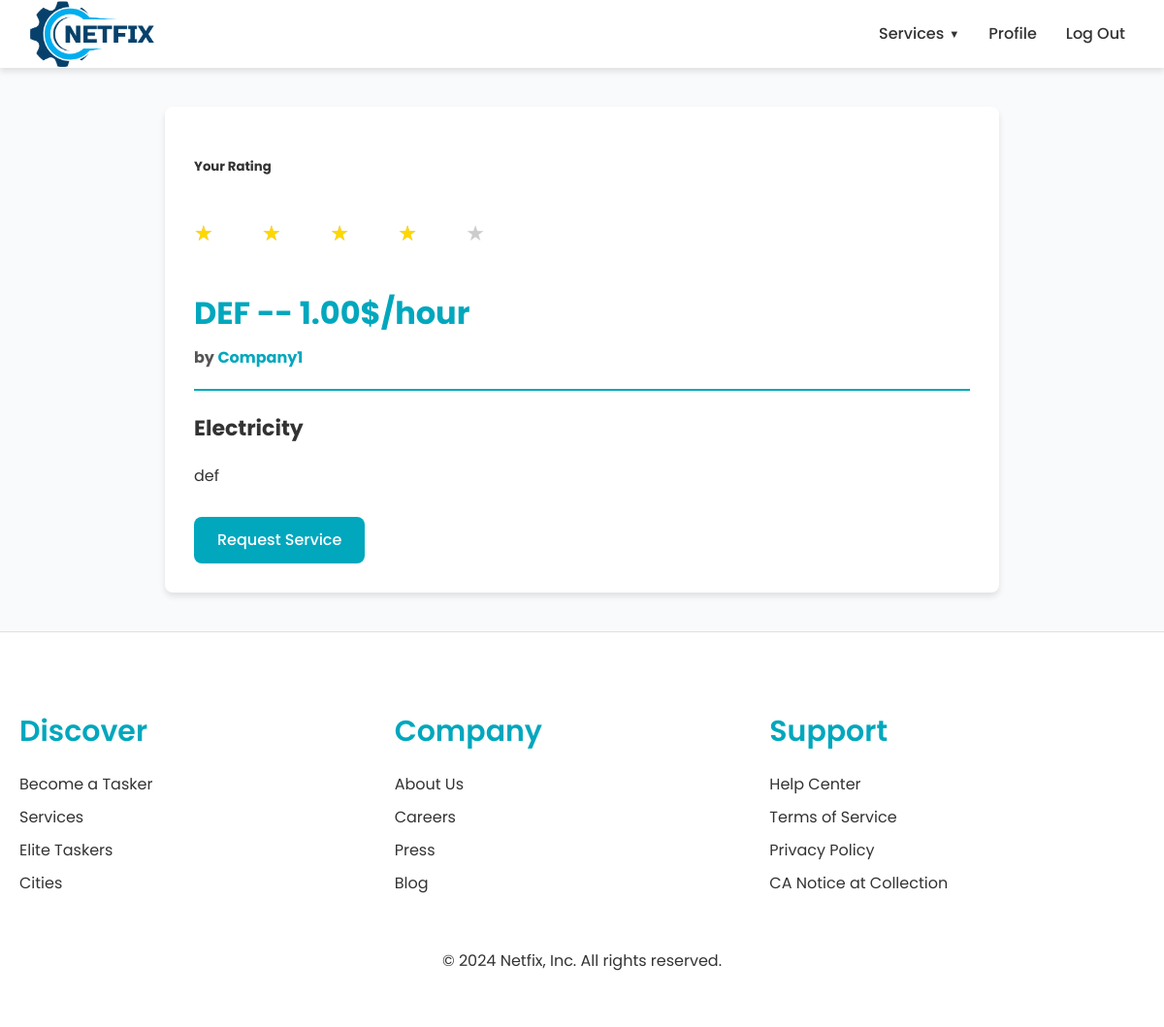
The page /services/2/ (signed in) on the database its author committed.
### services/models.py (models this page shows, shortened)
class Service(models.Model):
    name = models.CharField(max_length=40)
    description = models.TextField()
    price_hour = models.DecimalField(decimal_places=2, max_digits=100)
    date = models.DateTimeField(auto_now=True, null=False)
    CATEGORY_CHOICES = (
        ('Air Conditioner', 'Air Conditioner'),
        ('Carpentry', 'Carpentry'),
        ('Electricity', 'Electricity'),
        ('Gardening', 'Gardening'),
        ('Home Machines', 'Home Machines'),
        ('House Keeping', 'House Keeping'),
        ('Interior Design', 'Interior Design'),
        ('Locks', 'Locks'),
        ('Painting', 'Painting'),
        ('Plumbing', 'Plumbing'),
        ('Water Heaters', 'Water Heaters'),
    )
    field = models.CharField(max_length=30, blank=False, null=False, choices=CATEGORY_CHOICES)
    company = models.ForeignKey(Company, on_delete=models.CASCADE)
    rating = models.FloatField(
        validators=[MinValueValidator(0), MaxValueValidator(5)],
        null=True,
        default=None
    )

### users/models.py (models this page shows, shortened)
class Company(models.Model):
    FIELD_CHOICES = [
        ('Air Conditioner', 'Air Conditioner'),
        ('All in One', 'All in One'),
        ('Carpentry', 'Carpentry'),
        ('Electricity', 'Electricity'),
        ('Gardening', 'Gardening'),
        ('Home Machines', 'Home Machines'),
        ('House Keeping', 'House Keeping'),
        ('Interior Design', 'Interior Design'),
        ('Locks', 'Locks'),
        ('Painting', 'Painting'),
        ('Plumbing', 'Plumbing'),
        ('Water Heaters', 'Water Heaters')
    ]
    user = models.OneToOneField(User, on_delete=models.CASCADE, primary_key=True)
    field = models.CharField(max_length=70, choices=FIELD_CHOICES, blank=False, null=False)
    rating = models.IntegerField(
        validators=[MaxValueValidator(5), MinValueValidator(0)],
        default=0
    )

class User(AbstractUser):
    username = models.CharField(max_length=100, unique=True)
    email = models.EmailField('email address', unique=True)
    is_company = models.BooleanField(default=False)
    is_customer = models.BooleanField(default=False)
    USERNAME_FIELD = 'email'
    REQUIRED_FIELDS = ['username']
    objects = UserManager()
    groups = models.ManyToManyField(
        'auth.Group',
        related_name='custom_user_groups',
        blank=True,
        help_text='The groups this user belongs to. A user will get all permissions '
                  'granted to each of their groups.',
        verbose_name='groups'
    )
    user_permissions = models.ManyToManyField(
        'auth.Permission',
        related_name='custom_user_permissions',
        blank=True,
        help_text='Specific permissions for this user.',
        verbose_name='user permissions'
    )
    def __str__(self):
        return self.username

### services/views.py (the view)
# urls.py: path('<int:id>/', v.index, name='index'),
def index(request, id):
    service = Service.objects.get(id=id)
    service_history = None
    if request.user.is_authenticated and hasattr(request.user, 'customer'):
        service_history = ServiceHistory.objects.filter(service=service, customer=request.user.customer).first()
    return render(request, 'services/single_service.html', {
        'service': service,
        'service_history': service_history,
    })

### services/templates/services/single_service.html (shortened to what this page needs)
{% extends 'main/base.html' %}
{% block content %}
{% load static %}
<link rel="stylesheet" href="{% static 'css/rating.css' %}">
<link rel="stylesheet" href="{% static 'css/services.css' %}">
<div class="single-service-container">
    <div class="rating-section">
        {% if request.user.is_customer %}
            {% if service_history %}
                <h5>Your Rating</h5>
                <div class="star-rating">
                    <form id="rate-form" action="{% url 'services:rate_service' service_history_id=service_history.id %}" method="POST">
                        <div id="star-container"></div>
                    </form>
                </div>
            {% endif %}
        {% endif %}
    </div>
    <div class='service_info_header'>
        <h1>{{service.name}} -- {{service.price_hour}}$/hour</h1>
        <h5>by <a href="/users/profile/{{service.company.user}}">{{service.company.user}}</a></h5>
    </div>
    <h3 class="service-field">{{service.field}}</h3>
    <p class="service-description">{{service.description}}</p>
    {% if request.user.is_customer %}
        <a href="/services/{{service.id}}/request_service/" class="request-service-btn">Request Service</a>
    {% endif %}
</div>
{% endblock %}

### static/css/homepage.css (style rules this page uses)
:root { --color-primary: #00a7bd; --color-primary-dark: #008ca1; --color-primary-light: #f0f8fc; --color-text: #51535f; --color-text-light: #888; --color-background: #f9fafb; --color-white: #fff; --color-border: #e0e0e0; --color-shadow: rgba(0, 0, 0, 0.1); --color-overlay: rgba(0, 0, 0, 0.4); --color-star: #ffd700; --color-error: #ff3860; --font-family-base: 'Poppins', -apple-system, BlinkMacSystemFont, "Segoe UI", Roboto, Helvetica, Arial, sans-serif; --font-size-base: 16px; --font-size-medium: 20px; --font-size-small: 14px; --font-size-xsmall: 12px; --font-size-large: 20px; --font-size-xlarge: 32px; --font-size-xxlarge: 48px; --font-weight-normal: 400; --font-weight-medium: 500; --font-weight-bold: 600; --font-weight-extra-bold: 700; --line-height-base: 1.5; --spacing-xsmall: 5px; --spacing-small: 10px; --spacing-medium: 20px; --spacing-large: 30px; --spacing-xlarge: 60px; --container-max-width: 1200px; --border-radius: 4px; --border-radius-large: 12px; --box-shadow: 0 2px 4px var(--color-shadow); --box-shadow-hover: 0 8px 20px rgba(0, 0, 0, 0.15); --transition-speed: 0.3s; --transition-easing: ease; --z-index-header: 1000; --z-index-dropdown: 1000; --header-height: 70px; --logo-height: 100%; --hero-min-height: calc(100vh - var(--header-height) - 200px); --feature-icon-size: 60px; --dropdown-min-width: 200px; --dropdown-max-height: 400px; }
body, html { font-family: var(--font-family-base); margin: 0; color: var(--color-text); line-height: var(--line-height-base); font-size: var(--font-size-base); }
h1 { font-size: var(--font-size-xxlarge); font-weight: var(--font-weight-extra-bold); margin-bottom: var(--spacing-medium); color: var(--color-white); }

### static/css/rating.css (style rules this page uses)
:root { --star-color: #ccc; --filled-star-color: #ffd700; --rating-star-color: #f5c518; --font-size-large: 48px; --font-size-medium: 24px; }
.star-rating { width: 100%; max-width: 300px; margin: 20px 0; }
#star-container { display: flex; justify-content: space-between; font-size: var(--font-size-large); touch-action: none; }
.star-rating { font-size: var(--font-size-medium); color: var(--star-color); position: relative; display: inline-block; }

### static/css/services.css (style rules this page uses)
:root { --color-primary: #00a7bd; --color-primary-dark: #008ca1; --color-white: #fff; --color-background: #f9fafb; --color-text: #333; --color-text-light: #555; --color-text-lighter: #888; --color-border: #e0e0e0; --color-star: #ffd700; --color-error: #ff3860; --font-family: 'Poppins', sans-serif; --font-size-base: 16px; --font-size-medium: 30px; --font-size-small: 14px; --font-size-large: 22px; --font-size-xlarge: 32px; --spacing-small: 10px; --spacing-medium: 20px; --spacing-large: 30px; --spacing-xlarge: 40px; --container-max-width: 1200px; --border-radius: 8px; --box-shadow: 0 4px 6px rgba(0, 0, 0, 0.1); --transition-duration: 0.3s; --input-padding: 10px; --breakpoint-mobile: 480px; --breakpoint-tablet: 768px; }
body { font-family: var(--font-family); font-size: var(--font-size-base); color: var(--color-text); line-height: 1.5; background-color: var(--color-background); }
.single-service-container { max-width: 800px; margin: var(--spacing-xlarge) auto; padding: var(--spacing-large); background-color: var(--color-white); border-radius: var(--border-radius); box-shadow: var(--box-shadow); }
.service_info_header { border-bottom: 2px solid var(--color-primary); padding-bottom: var(--spacing-medium); margin-bottom: var(--spacing-medium); }
.service_info_header h1 { font-size: var(--font-size-xlarge); color: var(--color-primary); margin-bottom: var(--spacing-small); }
.service_info_header h5 { font-size: var(--font-size-base); color: var(--color-text-light); margin: 0; }
.service_info_header h5 a { color: var(--color-primary); text-decoration: none; transition: color var(--transition-duration) ease; }
.service-field { font-size: var(--font-size-large); color: var(--color-text); margin-bottom: var(--spacing-medium); }
.service-description { font-size: var(--font-size-base); line-height: 1.6; color: var(--color-text); margin-bottom: var(--spacing-large); }
.request-service-btn { display: inline-block; background-color: var(--color-primary); color: var(--color-white); padding: 12px 24px; border-radius: var(--border-radius); text-decoration: none; font-weight: 500; font-size: var(--font-size-base); transition: background-color var(--transition-duration) ease, transform var(--transition-duration) ease; }
form { display: flex; flex-direction: column; }

### rows shown on the page
Service: name "DEF", price_hour "1.00", company.user "Company1", field "Electricity", description "def"
